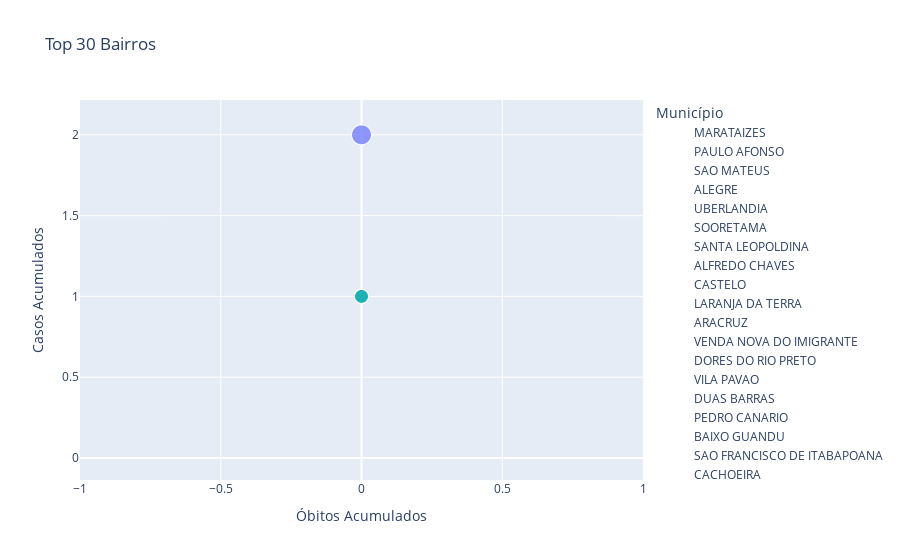

This figure's notebook cell:
### Code cell
df_scatter = df_counts.drop_duplicates(['Municipio', 'Bairro'], keep='last')\
    .sort_values('ConfirmadosAcumulado')\
#     .tail(30)

fig = px.scatter(
    df_scatter, x='ObitosAcumulado',
    y='ConfirmadosAcumulado',
    color='Municipio',
    size='ConfirmadosAcumulado',
    hover_name='Bairro',
    labels={
        'ObitosAcumulado': 'Óbitos Acumulados',
        'ConfirmadosAcumulado': 'Casos Acumulados',
        'Municipio': 'Município',
    },
    title='Top 30 Bairros'
)

fig.show()
